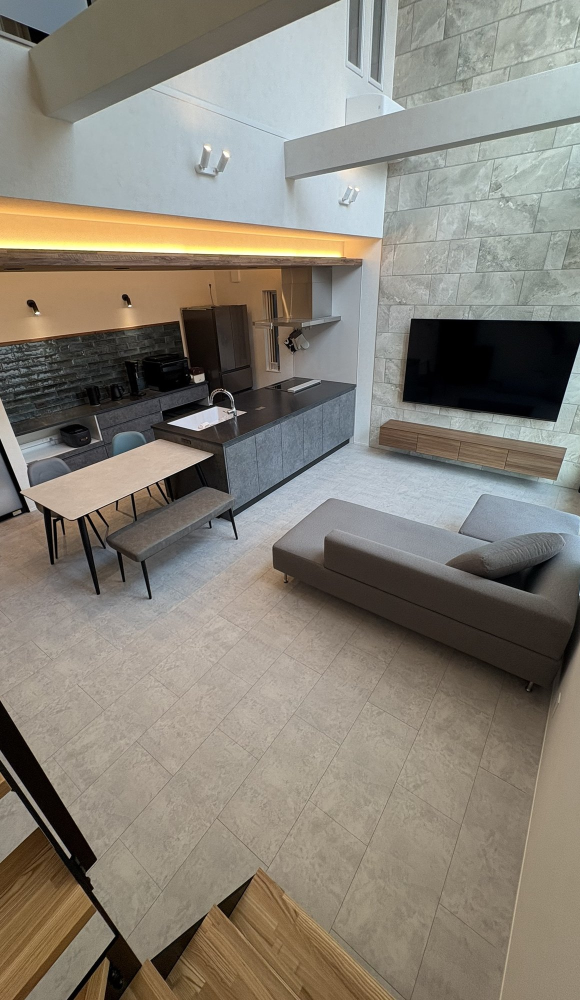
#> input picture kit/h/above_p.jpg, 1160 x 2000 px, given in place of above_p.jpg.jpg, which was not available (shown at 1/2 size)
$ python -i slides.py   (imports and definitions only)
#> lines starting #> are read from the running program, lines starting #| are printed output that depends on the picture
#!/usr/bin/env python3
"""写真スライド投稿（縦4:5＝1080×1350・JPEG）を自宅写真からまとめて作る。
使い方: python3 kit/slides.py <設定.json> <出力フォルダ> [story]   → 01.jpg, 02.jpg … と確認用の _sheet.jpg ができる
設定.json は場面のリスト。例:
[
 {"type":"cover","photo":"ldk_pro","label":"ROOM TOUR","title":["吹き抜けのある","わが家を公開"],"sub":"スワイプして見てください →"},
 {"type":"photo","photo":"kitchen_pro","label":"01","title":["キッチン"],"sub":"木目の天井と間接照明","yoff":0.35},
 {"type":"text","photo":"fan","label":"POINT","title":["対策は3つ"],"lines":["① 断熱性能を上げる","② 天井にファンをつける","③ 寝室を離す"]},
 {"type":"cta","photo":"fukinuke_day","title":["家づくりの相談、","無料で受けています"],"word":"相談"}
]
- 最後に story を付けると、ストーリーズ用の縦長（1080×1920）で作る（文字は上下の操作部分を避けた位置に出る）。
- cover=表紙（大きな見出し。最後の行が金色）／photo=写真が主役で下に短い名前／text=写真を暗くして箇条書き／cta=最後の案内（DMの合言葉）
- yoff=写真の上下の切り取り位置（0=上、1=下。既定0.45）。xoff=左右の切り取り位置（0=左、1=右。既定0.5）。横長の pan_ 写真は xoff を 0.1／0.5／0.9 と変えると、1枚から別の場面を2〜3つ切り出せる。"dark":0.2 などで写真を暗くできる。
- 見出しは1行10文字まで、sub と lines は1行20文字まで（長いとエラーで止まる）。枚数は2〜10枚。
"""
import sys, json, os
from PIL import Image, ImageDraw, ImageFont
FP = "/usr/share/fonts/opentype/noto/NotoSerifCJK-Bold.ttc"
STORY = len(sys.argv) > 3 and sys.argv[3] == "story"
W, H = (1080, 1920) if STORY else (1080, 1350)
DY = 320 if STORY else 0      # 下寄せの文字を動かす量（ストーリーズは下250pxを空ける）
CY = 285 if STORY else 0      # 中央の案内（cta）を動かす量
GR = 1100 if STORY else 560    # 下の影の高さ
GOLD = (243, 223, 160); CREAM = (241, 232, 208); NAVY = (16, 28, 45)
def F(s): return ImageFont.truetype(FP, s, index=0)
def base(name, yoff=0.45, dark=0.0, xoff=0.5):
#> called with name = 'h/above_p.jpg', yoff = 0.45, dark = 0, xoff = 0.5
    im = Image.open(f"kit/h/{name}.jpg").convert("RGB")
#> im is the input picture: PIL image 1160x2000 RGB; mean R, G, B 135, 129.6, 119
    h = round(im.height * W / im.width)
#> h = 1862
    if h >= H:
        im = im.resize((W, h), Image.LANCZOS); y = round((h - H) * yoff); im = im.crop((0, y, W, y + H))
#> after `y = round((h - H) * yoff)`: y = 230
#> after `im = im.crop((0, y, W, y + H))`:
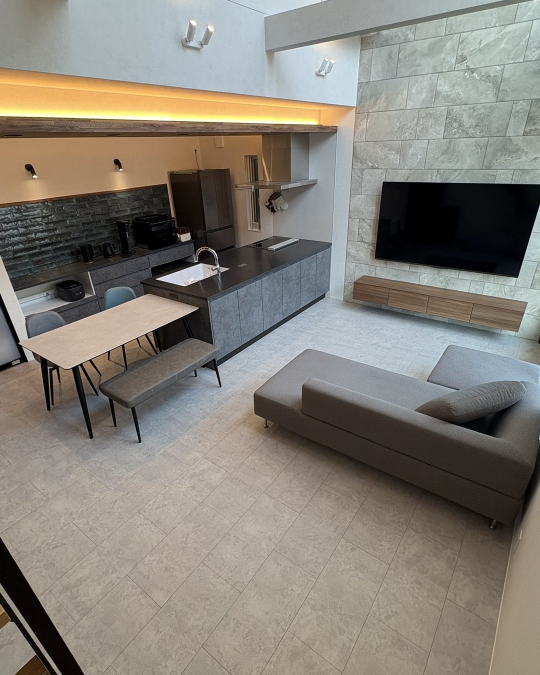
#> im: PIL image 1080x1350 RGB (shown at 1/2 size); mean R, G, B 133.3, 128.3, 119.4
    else:
        w = round(im.width * H / im.height); im = im.resize((w, H), Image.LANCZOS); x = round((w - W) * xoff); im = im.crop((x, 0, x + W, H))
    ov = Image.new("RGBA", (W, H), (0, 0, 0, 0)); d = ImageDraw.Draw(ov)
#> after `ov = Image.new('RGBA', (W, H), (0, 0, 0, 0))`: ov: PIL image 1080x1350 RGBA; every value is 0
    da = int(255 * dark)   # 全体の暗さ。下の影はそれより濃い所だけ重ねる
    if dark: d.rectangle([0, 0, W, H], fill=NAVY + (da,))
    for i in range(GR):
        d.line([(0, H - GR + i), (W, H - GR + i)], fill=NAVY + (max(da, int(230 * (i / GR) ** (0.85 if STORY else 1.3))),))
    return Image.alpha_composite(im.convert("RGBA"), ov)
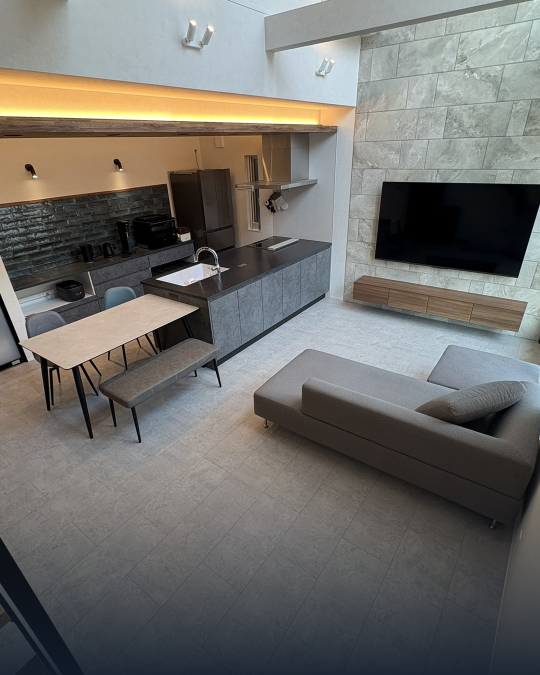
#> returned value: PIL image 1080x1350 RGBA (shown at 1/2 size); mean R, G, B, A 112.5, 111.1, 107.2, 255
# [47 lines left out: functions c, make, main, not called in this run]
# [1 line not run here, left out]

>>> result = base('h/above_p.jpg')

$ run again, on kit/h/ceiling_wood.jpg
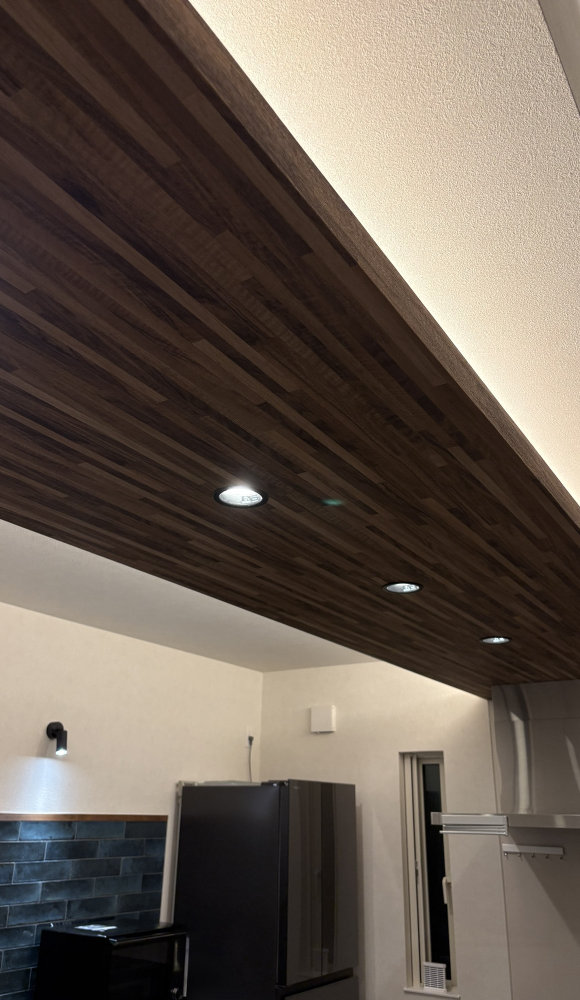
#> input picture kit/h/ceiling_wood.jpg, 1160 x 2000 px, given in place of ceiling_wood.jpg.jpg, which was not available (shown at 1/2 size)
#> in base, im is the input picture: PIL image 1160x2000 RGB; mean R, G, B 104.6, 92.8, 82.7
#> im: PIL image 1080x1862 RGB
#> in base, `im = im.crop((0, y, W, y + H))`:
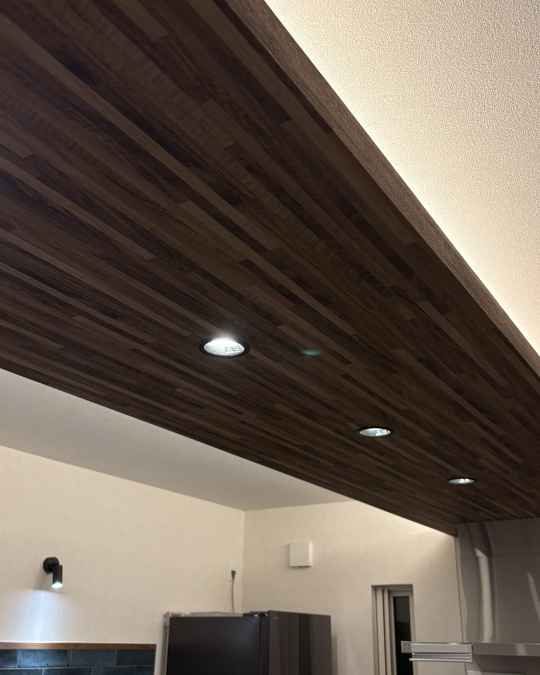
#> im: PIL image 1080x1350 RGB (shown at 1/2 size); mean R, G, B 106.3, 93.6, 82.7
#> ov: PIL image 1080x1350 RGBA; every value is 0
#> in base, `return Image.alpha_composite(im.convert("RGBA"), ov)`:
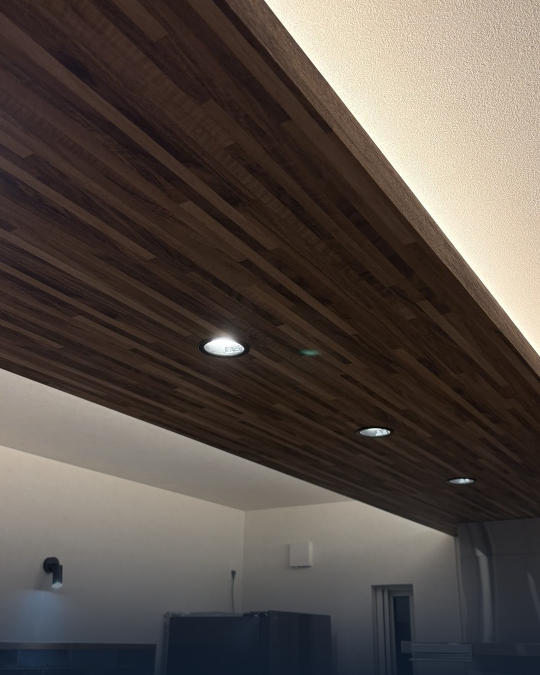
#> returned value: PIL image 1080x1350 RGBA (shown at 1/2 size); mean R, G, B, A 87.6, 78.4, 72.1, 255

$ run again, on kit/h/clock.jpg
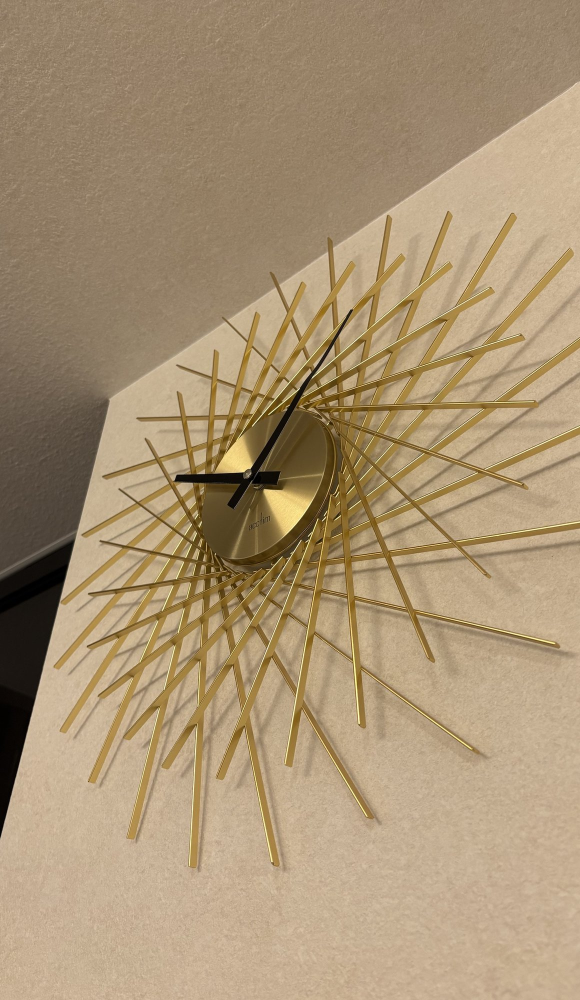
#> input picture kit/h/clock.jpg, 1160 x 2000 px, given in place of clock.jpg.jpg, which was not available (shown at 1/2 size)
#> in base, im is the input picture: PIL image 1160x2000 RGB; mean R, G, B 169, 147.2, 115.7
#> im: PIL image 1080x1862 RGB
#> in base, `im = im.crop((0, y, W, y + H))`:
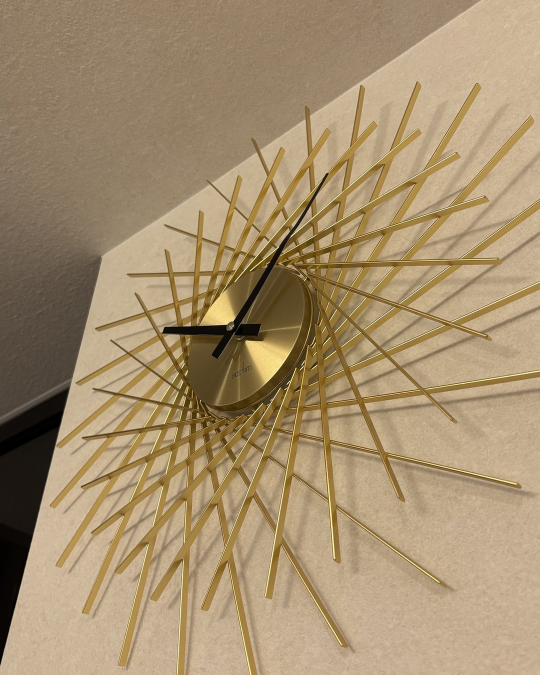
#> im: PIL image 1080x1350 RGB (shown at 1/2 size); mean R, G, B 165.5, 143.8, 110.7
#> ov: PIL image 1080x1350 RGBA; every value is 0
#> in base, `return Image.alpha_composite(im.convert("RGBA"), ov)`:
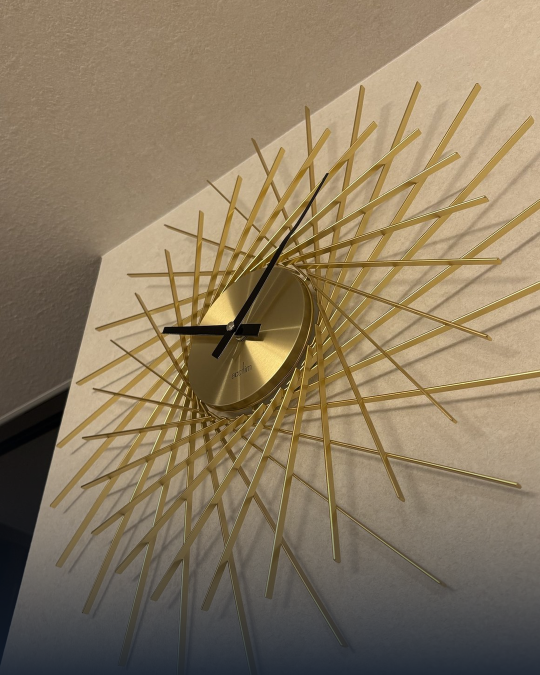
#> returned value: PIL image 1080x1350 RGBA (shown at 1/2 size); mean R, G, B, A 138.3, 122.1, 96.9, 255
